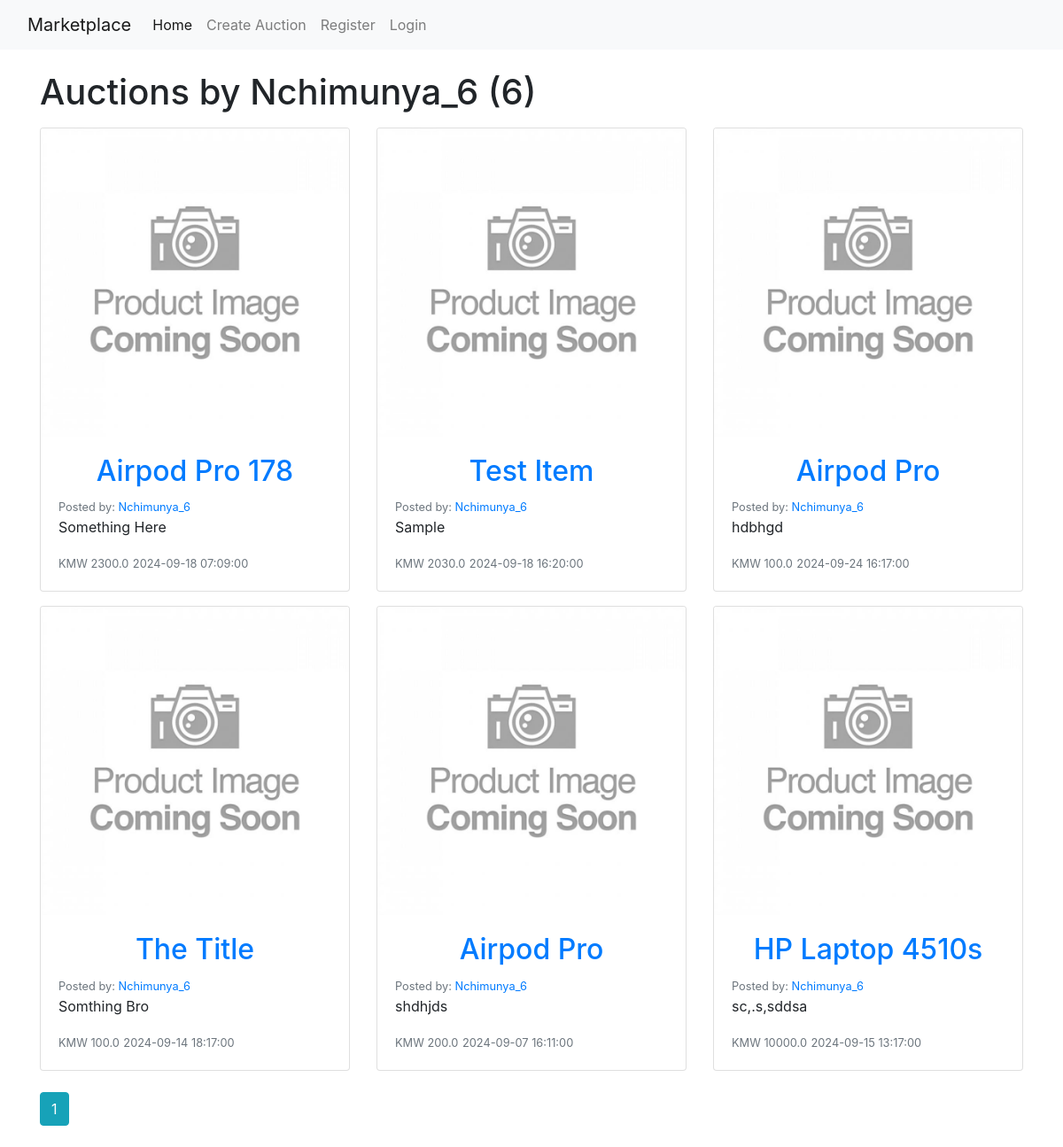
/user/Nchimunya_6, run on the app's committed database.
### auction_app/models.py (models this page shows, shortened)
class User(db.Model, UserMixin):
    __tablename__ = 'users'
    id = db.Column(db.Integer, primary_key=True)
    username = db.Column(db.String(20), unique=True, nullable=False)
    first_name = db.Column(db.String(20), nullable=False)
    last_name = db.Column(db.String(20), nullable=False)
    image_file = db.Column(db.String(20), nullable=False, default='default.jpg')
    email = db.Column(db.String(120), unique=True, nullable=False)
    password = db.Column(db.String(60), nullable=False)
    auctions = db.relationship('Auction', backref='bid', lazy=True)

class Auction(db.Model):
    __tablename__ = 'auctions'
    id = db.Column(db.Integer, primary_key=True)
    title = db.Column(db.String(100), nullable=False)
    description = db.Column(db.Text)
    image_file = db.Column(db.String(20), nullable=False, default='placeholder.jpg')
    initial_bid = db.Column(db.Float, nullable=False)
    date_posted = db.Column(db.DateTime, nullable=False, default=datetime.utcnow)
    end_date = db.Column(db.DateTime, nullable=False)
    user_id = db.Column(db.Integer, db.ForeignKey('users.id'), nullable=False)

### auction_app/routes.py (the view)
@app.route('/user/<string:username>', methods=['GET', 'POST'])
def user_auctions(username):
    page = request.args.get('page', 1, type=int)
    user = User.query.filter_by(username=username).first_or_404()
    auctions = Auction.query.filter_by(bid=user)\
        .order_by(Auction.date_posted.desc())\
        .paginate(page=page, per_page=6)
    return render_template('user_auctions.html', title="Home",
                           auctions=auctions, user=user)

### auction_app/templates/user_auctions.html
{% extends 'base.html' %}
{% block content %}
<div>
    <h1 class="mb-3">Auctions by {{user.username}} ({{auctions.total}})</h1>
    <div class="row">
        {% for auction in auctions.items %}
            <div class="col-md-4 mb-3">
              <div class="card">
                <img src="{{ url_for('static', filename='item_pics/placeholder.jpg') }}" class="card-img-top" alt="placeholder for auctions">
                <div class="card-body">
                    <h2 class=""><a class="card-title" href="{{url_for('auction', auction_id=auction.id)}}">{{ auction.title }}</a></h2>
                    <small class="text-muted">Posted by:
                      <a href="{{ url_for('user_auctions', username=auction.bid.username) }}">
                        {{ auction.bid.username }}
                      </a>
                    </small>
                    <p class="card-text text-truncate">{{ auction.description }}</p>
                    <small class="text-muted">KMW {{ auction.initial_bid }}</small>
                    <small class="text-muted">{{ auction.end_date }}</small>
                </div>
              </div>
            </div>
        {% endfor %}
    </div>
    {% for page_num in auctions.iter_pages(left_edge=1, right_edge=1, left_current=1, right_current=2) %}
      {% if page_num %}
        {% if auctions.page == page_num %}
          <a class="btn btn-info mb-4 mt-2" href="{{url_for('user_auctions', username=user.username, page=page_num)}}">{{ page_num }}</a>
        {% else %}
          <a class="btn btn-outline-info mb-4 mt-2" href="{{url_for('user_auctions', username=user.username, page=page_num)}}">{{ page_num }}</a>
        {% endif %}
      {% else %}
      ...
      {% endif %}
    {% endfor %}
</div>
{% endblock %}

### auction_app/static/css/styles.css (style rules this page uses)
body { font-family: 'Poppins', sans-serif; margin: 0; padding: 0; }
h2 { margin-top: 0; text-align: center; }
img { max-width: 100%; max-height: 100%; overflow: hidden; object-fit: cover; }

### data on the page
User: username "Nchimunya_6"
Auction: title "Airpod Pro 178", bid.username "Nchimunya_6", description "Something Here", initial_bid "2300.0", end_date "2024-09-18 07:09:00"
Auction: title "Test Item", bid.username "Nchimunya_6", description "Sample", initial_bid "2030.0", end_date "2024-09-18 16:20:00"
Auction: title "Airpod Pro", bid.username "Nchimunya_6", description "hdbhgd", initial_bid "100.0", end_date "2024-09-24 16:17:00"
Auction: title "The Title", bid.username "Nchimunya_6", description "Somthing Bro", initial_bid "100.0", end_date "2024-09-14 18:17:00"
Auction: title "Airpod Pro", bid.username "Nchimunya_6", description "shdhjds", initial_bid "200.0", end_date "2024-09-07 16:11:00"
Auction: title "HP Laptop 4510s", bid.username "Nchimunya_6", description "sc,.s,sddsa", initial_bid "10000.0", end_date "2024-09-15 13:17:00"

### other printed values
{{ auctions.total }} "6"
{{ page_num }} "1"
